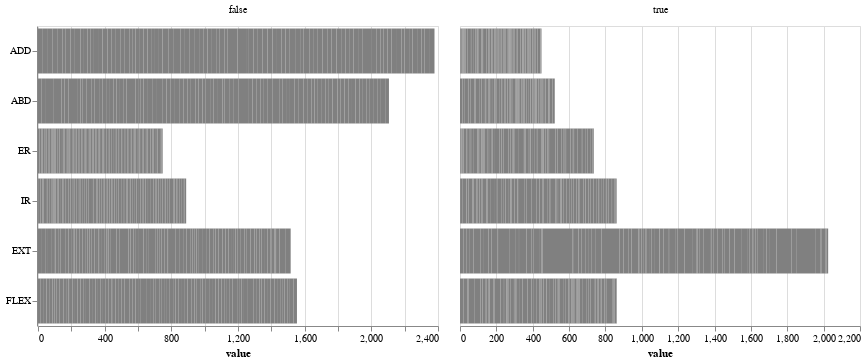

Here is the notebook cell this chart was saved with:
### Code cell
test_cols = ["ADD", "ABD", "ER", "IR", "EXT", "FLEX"]

alt.Chart().mark_bar(color="grey").encode(
    alt.X("value"), alt.Y("variable", title=None, scale=alt.Scale(domain=test_cols))
).facet(
    data=X_augmented.melt().assign(
        imb=lambda x: x["variable"].str[:3] == "imb",
        variable=lambda x: x["variable"].str.replace("imb. ", ""),
    ),
    column=alt.Column("imb", title=None),
).resolve_scale(
    x="independent"
)

### Figure 1 — Vega-Lite specification as saved in the notebook (floating-point values rounded to 4 significant figures; data arrays with more than 128 entries replaced by an {"elided": "..."} marker saying what was removed)
{"$schema": "https://vega.github.io/schema/vega-lite/v2.6.0.json", "config": {"view": {"height": 300, "width": 400}}, "data": {"name": "data-15789b92fdc42668c229d2f58c4be0a2"}, "datasets": {"data-15789b92fdc42668c229d2f58c4be0a2": {"elided": "1092 records"}}, "facet": {"column": {"field": "imb", "title": null, "type": "nominal"}}, "resolve": {"scale": {"x": "independent", "y": "shared"}}, "spec": {"encoding": {"x": {"field": "value", "type": "quantitative"}, "y": {"field": "variable", "scale": {"domain": ["ADD", "ABD", "ER", "IR", "EXT", "FLEX"]}, "title": null, "type": "nominal"}}, "mark": {"color": "grey", "type": "bar"}}}
